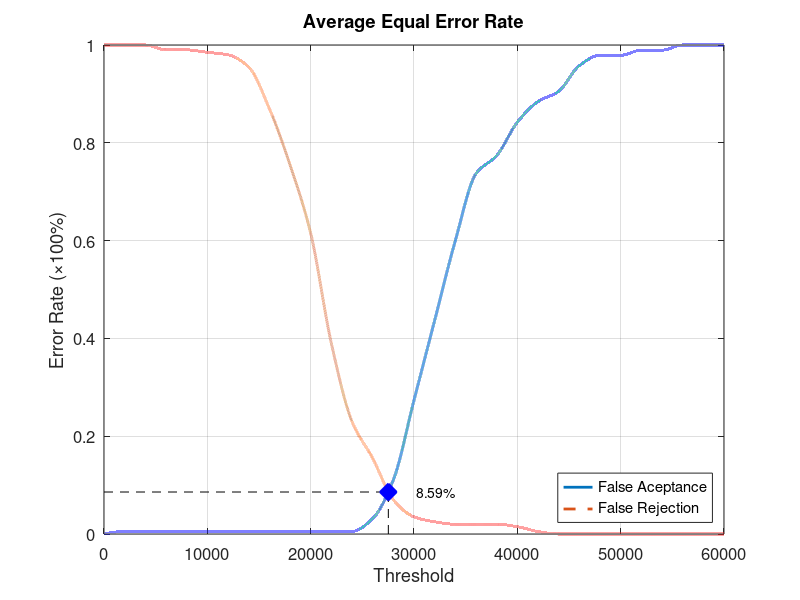
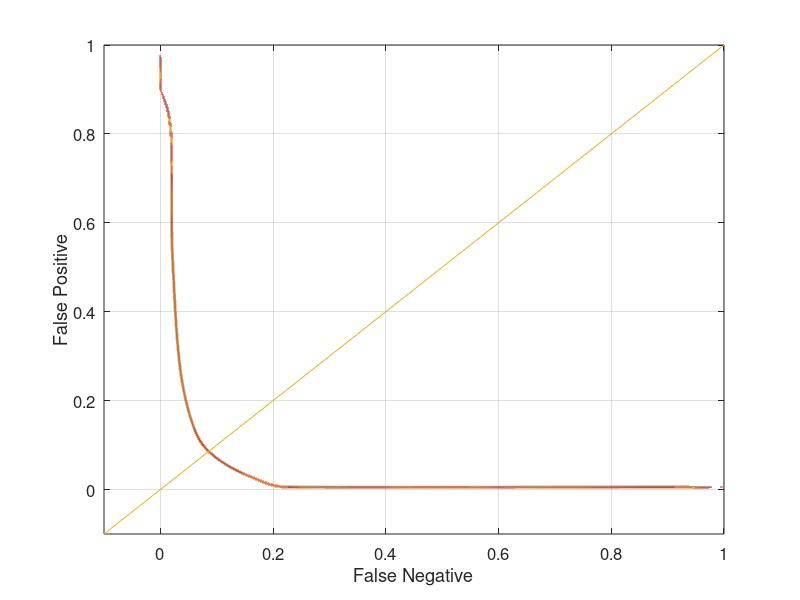

These figures' MATLAB source, in order:
function yEER = Database1_1
close all;
clear;
clc;
x = 0:2000:60000;
xq = 0:0.5:60000;

y0 = [0 0.00526316 0.00526316 0.00526316 0.00526316 0.00526316 0.00526316 0.00526316 0.00526316 0.00526316 0.00526316 0.00526316 0.00526316 0.0315789 0.110526 0.273684 0.436842 0.6 0.736842 0.773684 0.842105 0.884211 0.905263 0.957895 0.978947 0.978947 0.989474 0.989474 1 1 1];
yy0 = interp1(x, y0, xq, 'pchip');
y1 = [1 1 1 0.99 0.99 0.985 0.98 0.955 0.87 0.755 0.615 0.39 0.23 0.155 0.07 0.035 0.025 0.02 0.02 0.02 0.015 0.005 0 0 0 0 0 0 0 0 0];
yy1 = interp1(x, y1, xq, 'pchip');

% Calculating EER: 
y2 = abs(y0 - y1);
find(y2 == min(y2))
yy2 = abs(yy0 - yy1);
xEER = find(yy2 == min(yy2));
xEERIndex = xq(xEER) % X-axis EER
yEER = yy0(xEER) % Y-axis EER

main = figure
plot(xq, yy0,'-','LineWidth', 2);	hold on
plot(xq, yy1,'--','LineWidth', 2);	hold on
plot([xEERIndex xEERIndex], [0 yEER], 'k--');	hold on
plot([0 xEERIndex], [yEER yEER], 'k--');	hold on
plot(xEERIndex, yEER, 'bx', 'LineWidth', 10);	hold on
text(xEERIndex + 10 * xEERIndex / 100, yEER, [num2str(round((10000 * yEER)) / 100) '%'])
legend('False Aceptance', 'False Rejection', 'Location', 'SouthEast')
xlabel('Threshold')
ylabel('Error Rate (\times100%)')
title('Average Equal Error Rate')
set(gca, 'FontSize', 12)
axis([0 60000 0 1])
grid on

print(main, 'Database1_1Main', '-dpng');
FNRxFPR = figure('Color', [1 1 1]);
plot(yy1, yy0, '-', yy1, yy0, 'LineWidth', 2);
hold on
y = -0.1:0.1:1
plot(y, y); 
set(gca, 'FontSize', 12)
xlabel('False Negative')
ylabel('False Positive')
axis([-0.1 1 -0.1 1])
set(gca, 'FontSize', 12)
grid on

print(FNRxFPR, 'Database1_1FNRxFPR','-dpng');
end
